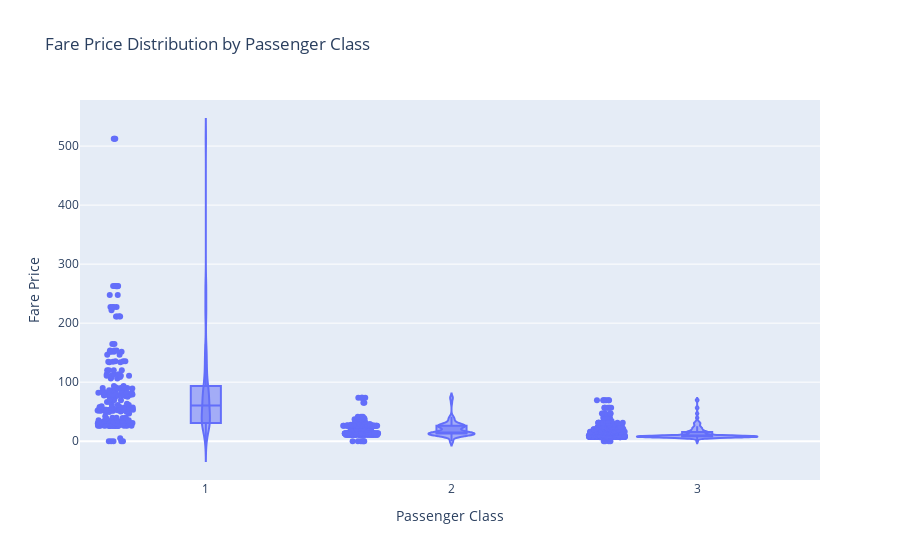

The notebook cell this image was saved under:
### Code cell
# Create a violin plot to visualize the distribution of fare prices paid by passengers, broken down by their class (1st, 2nd, and 3rd class).
fig=px.violin(data,x='Pclass',y='Fare',box=True,points='all',labels={'Pclass': 'Passenger Class', 'Fare': 'Fare Price'},title='Fare Price Distribution by Passenger Class')
fig.show()

### Figure 1 — Plotly figure (JSON) as saved in the notebook; plotly's stock layout.template omitted (floating-point values rounded to 4 significant figures; data arrays with more than 128 entries replaced by an {"elided": "..."} marker saying what was removed)
{"data": [{"alignmentgroup": "True", "box": {"visible": true}, "hovertemplate": "Passenger Class=%{x}<br>Fare Price=%{y}<extra></extra>", "legendgroup": "", "marker": {"color": "#636efa"}, "name": "", "offsetgroup": "", "orientation": "v", "points": "all", "scalegroup": "True", "showlegend": false, "type": "violin", "x": {"elided": "891 int values"}, "x0": " ", "xaxis": "x", "y": {"elided": "891 float values"}, "y0": " ", "yaxis": "y"}], "layout": {"autosize": true, "legend": {"tracegroupgap": 0}, "title": {"text": "Fare Price Distribution by Passenger Class"}, "violinmode": "group", "xaxis": {"anchor": "y", "autorange": true, "domain": [0, 1], "range": [0.4904, 3.5], "title": {"text": "Passenger Class"}, "type": "linear"}, "yaxis": {"anchor": "x", "autorange": true, "domain": [0, 1], "range": [-65.76, 578.1], "title": {"text": "Fare Price"}, "type": "linear"}}}
